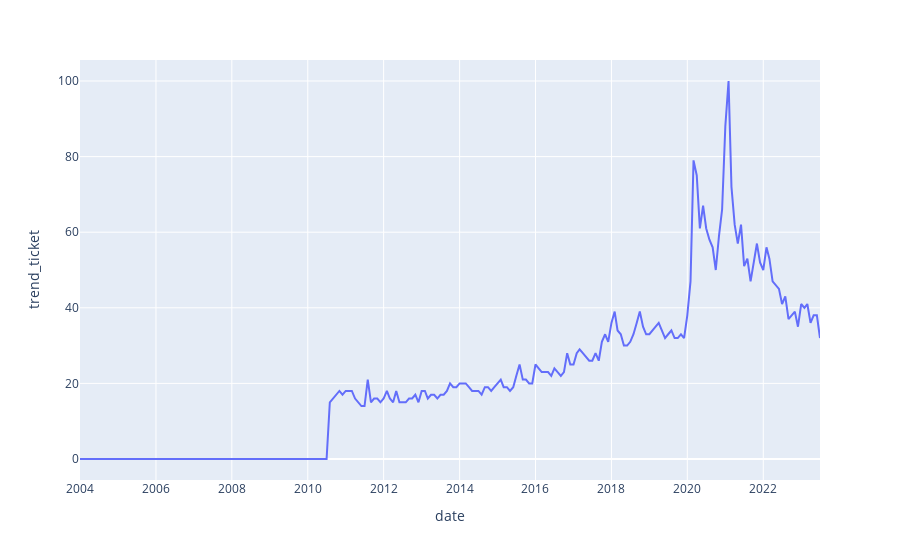

Notebook cell for this chart:
### Code cell
fig = px.line(dfg,y='trend_ticket',x=dfg.index)
fig.show() # see the last available and shall get the desired estimated

### Figure 1 — Plotly figure (JSON) as saved in the notebook; plotly's stock layout.template omitted (floating-point values rounded to 4 significant figures; data arrays with more than 128 entries replaced by an {"elided": "..."} marker saying what was removed)
{"data": [{"hovertemplate": "date=%{x}<br>trend_ticket=%{y}<extra></extra>", "legendgroup": "", "line": {"color": "#636efa", "dash": "solid"}, "marker": {"symbol": "circle"}, "mode": "lines", "name": "", "orientation": "v", "showlegend": false, "type": "scatter", "x": {"elided": "235 str values"}, "xaxis": "x", "y": {"elided": "235 int values"}, "yaxis": "y"}], "layout": {"legend": {"tracegroupgap": 0}, "margin": {"t": 60}, "xaxis": {"anchor": "y", "domain": [0, 1], "title": {"text": "date"}}, "yaxis": {"anchor": "x", "domain": [0, 1], "title": {"text": "trend_ticket"}}}}
